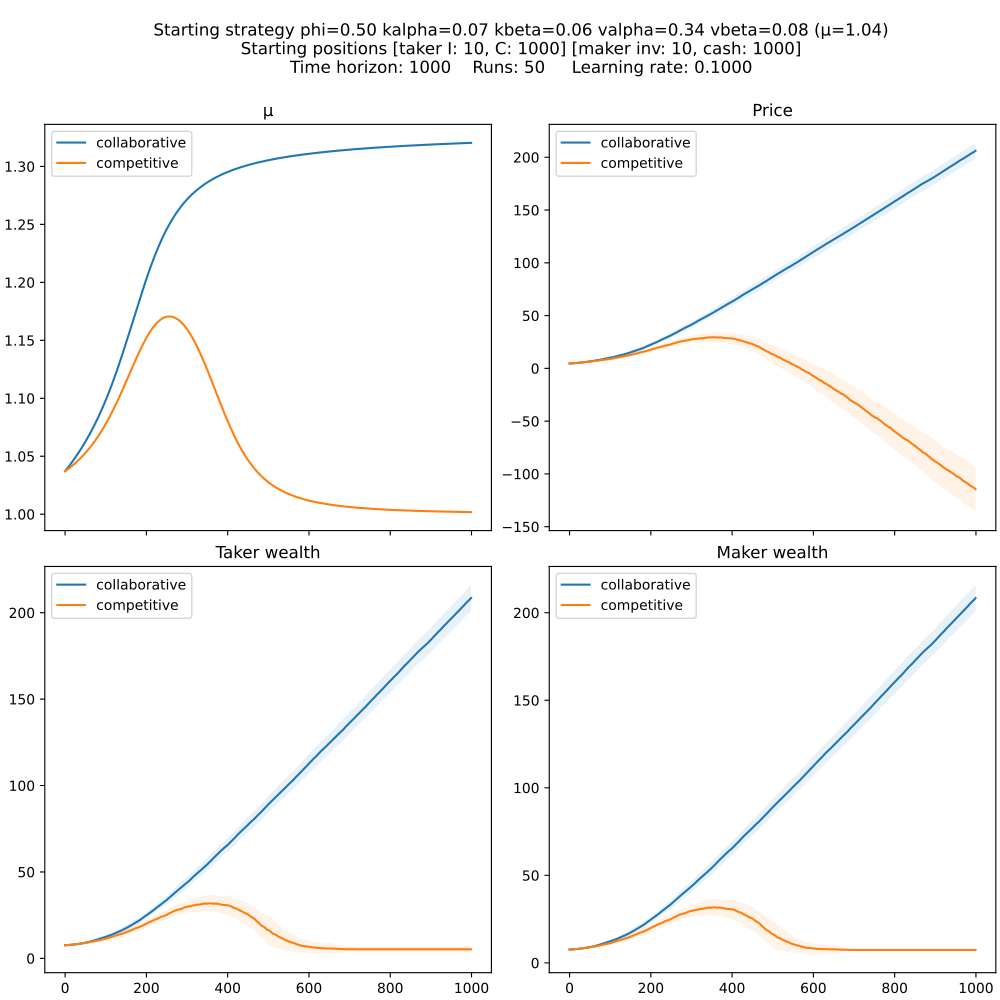

Python code for this plot:
import sys
import numpy as np
from copy import deepcopy
import matplotlib as mpl
import matplotlib.pyplot as plt

# A very small constant
TINY = np.finfo(np.float64).tiny # 2e-308
EPS = np.finfo(np.float64).eps # 2e-16

# Set the seed, if needed
np.random.seed(hash("Ford, you are turning into a penguin, stop!") % 2**31)

DEFAULT_PHI = 0.5

# ---- Length and amount of runs

TIME_HORIZON = 1000
RUNS = 50

# ---- Feasibility and starting position

MIN_INV = 0
MIN_CASH = 0

class dotdict(dict):
    """dot.notation access to dictionary attributes"""
    __getattr__ = dict.get
    __setattr__ = dict.__setitem__
    __delattr__ = dict.__delitem__

INITIAL_STATE = dotdict({
	"price": 100,
	"taker": dotdict({"inv": 10, "cash": 1000}),
	"maker": dotdict({"inv": 10, "cash": 1000}),
})

# ---- State functions

def A(state):
	return min(state.maker.inv - MIN_INV, (state.taker.cash - MIN_CASH) / state.price)

def B(state):
	return min((state.maker.cash - MIN_CASH) / state.price, state.taker.inv - MIN_INV)

# ---- Misc

def sanity_check(state):
	assert state.price > 0, f"negative price ({state.price})"
	assert state.taker.inv > MIN_INV, f"taker inv too low ({state.taker.inv})"
	assert state.maker.inv > MIN_INV, f"maker inv too low ({state.maker.inv})"
	assert state.taker.cash > MIN_CASH, f"taker cash too low ({state.taker.cash})"
	assert state.maker.cash > MIN_CASH, f"maker cash too low ({state.maker.cash})"

def avg(xs):
	return np.cumsum(xs) / np.arange(1, len(xs) + 1)

def t(xs):
	return abs(min(xs[xs != 0], key=abs))

def to_unconstrained(x, a, b):
    # x = np.clip(x, a + EPS, b - EPS)
    return np.log((x - a) / (b - x))

def to_constrained(y, a, b):
    return a + (b - a) / (1 + np.exp(-y))

def dx_dy(y, a, b):
    s = 1 / (1 + np.exp(-y))
    return (b - a) * s * (1 - s)

# w => constrained space
# tilde w => unconstrained space
# w_half => extra gradient intermediate step
# w_one => updated point

def ascent(grad_f, w, par_min, par_max, learning_rate):
	w_one = w + learning_rate * grad_f(w)
	return np.clip(w_one, par_min + EPS, par_max - EPS)

def descent(grad_f, w, par_min, par_max, learning_rate):
	w_one = w - learning_rate * grad_f(w)
	return np.clip(w_one, par_min + EPS, par_max - EPS)

def ascent_in_unconstrained_space(grad_f, w, par_min, par_max, learning_rate):
	tilde_w = to_unconstrained(w, par_min, par_max)
	grad_wrt_tilde_w = grad_f(w) * dx_dy(tilde_w, par_min, par_max)
	tilde_w_one = tilde_w + learning_rate * grad_wrt_tilde_w 
	return to_constrained(tilde_w_one, par_min, par_max)

def descent_in_unconstrained_space(grad_f, w, par_min, par_max, learning_rate):
	tilde_w = to_unconstrained(w, par_min, par_max)
	grad_wrt_tilde_w = grad_f(w) * dx_dy(tilde_w, par_min, par_max)
	tilde_w_one = tilde_w - learning_rate * grad_wrt_tilde_w 
	return to_constrained(tilde_w_one, par_min, par_max)

# def extra_ascent_in_unconstrained_space(grad_f, w, par_min, par_max, learning_rate):
# 	tilde_w = to_unconstrained(w, par_min, par_max)
# 	grad_wrt_tilde_w = grad_f(w) * dx_dy(tilde_w, par_min, par_max)

# 	tilde_w_half = tilde_w + learning_rate * grad_wrt_tilde_w
# 	w_half = to_constrained(tilde_w_half, par_min, par_max)
# 	grad_wrt_tilde_w_half = grad_f(w_half) * dx_dy(tilde_w_half, par_min, par_max)

# 	tilde_w_one = tilde_w + learning_rate * grad_wrt_tilde_w_half
# 	return to_constrained(tilde_w_one, par_min, par_max)

# def extra_descent_in_unconstrained_space(grad_f, w, par_min, par_max, learning_rate):
# 	tilde_w = to_unconstrained(w, par_min, par_max)
# 	grad_wrt_tilde_w = grad_f(w) * dx_dy(tilde_w, par_min, par_max)

# 	tilde_w_half = tilde_w - learning_rate * grad_wrt_tilde_w
# 	w_half = to_constrained(tilde_w_half, par_min, par_max)
# 	grad_wrt_tilde_w_half = grad_f(w_half) * dx_dy(tilde_w_half, par_min, par_max)

# 	tilde_w_one = tilde_w - learning_rate * grad_wrt_tilde_w_half
# 	return to_constrained(tilde_w_one, par_min, par_max)

 # ---- Strategy

class Strategy:
	def __init__(self, kalpha, kbeta, valpha, vbeta, learning_rate=10**-1):
		self.phi = DEFAULT_PHI
		self.kalpha = kalpha
		self.kbeta = kbeta
		self.valpha = valpha
		self.vbeta = vbeta
		self.check()

		self.learning_rate = learning_rate

	def kalpha_grad(self, kalpha):
		# return self.valpha / (4 * kalpha * self.valpha + 3 * np.sqrt(2 * kalpha * self.valpha))
		c = 2/3 * np.sqrt(2 * self.valpha)
		return c / (2 * (np.sqrt(kalpha) - c * kalpha))
    
	def kbeta_grad(self, kbeta):
		# return self.vbeta / (4 * kbeta * self.vbeta - 3 * np.sqrt(2 * kbeta * self.vbeta))
		c = 2/3 * np.sqrt(2 * self.vbeta)
		return -c / (2 * (np.sqrt(kbeta) - c * kbeta))

	def valpha_grad(self, valpha):
		# return self.valpha / (4 * self.kalpha * valpha + 3 * np.sqrt(2 * self.kalpha * valpha))
		c = 2/3 * np.sqrt(2 * self.kalpha)
		return c / (2 * (np.sqrt(valpha) - c * valpha))

	def vbeta_grad(self, vbeta):
		# return self.kbeta / (4 * self.kbeta * vbeta - 3 * np.sqrt(2 * self.kbeta * vbeta))
		c = 2/3 * np.sqrt(2 * self.kbeta)
		return -c / (2 * (np.sqrt(vbeta) - c * vbeta))


	def kalpha_ascent(self):
		return ascent_in_unconstrained_space(self.kalpha_grad, self.kalpha, 0, 1/2, self.learning_rate)
		
	def kbeta_ascent(self):
		return ascent_in_unconstrained_space(self.kbeta_grad, self.kbeta, 0, 1/2, self.learning_rate)
	
	def valpha_ascent(self):
		return ascent_in_unconstrained_space(self.valpha_grad, self.valpha, 0, 1, self.learning_rate)

	def vbeta_ascent(self):
		return ascent_in_unconstrained_space(self.vbeta_grad, self.vbeta, 0, 1, self.learning_rate)


	def kalpha_descent(self):
		return descent_in_unconstrained_space(self.kalpha_grad, self.kalpha, 0, 1/2, self.learning_rate)
		
	def kbeta_descent(self):
		return descent_in_unconstrained_space(self.kbeta_grad, self.kbeta, 0, 1/2, self.learning_rate)
	
	def valpha_descent(self):
		return descent_in_unconstrained_space(self.valpha_grad, self.valpha, 0, 1, self.learning_rate)

	def vbeta_descent(self):
		return descent_in_unconstrained_space(self.vbeta_grad, self.vbeta, 0, 1, self.learning_rate)

	# def kalpha_extra_ascent(self):
	# 	return extra_ascent_in_unconstrained_space(self.kalpha_grad, self.kalpha, 0, 1/2, self.learning_rate)
		
	# def kbeta_extra_ascent(self):
	# 	return extra_ascent_in_unconstrained_space(self.kbeta_grad, self.kbeta, 0, 1/2, self.learning_rate)
	
	# def valpha_extra_ascent(self):
	# 	return extra_ascent_in_unconstrained_space(self.valpha_grad, self.valpha, 0, 1, self.learning_rate)

	# def vbeta_extra_ascent(self):
	# 	return extra_ascent_in_unconstrained_space(self.vbeta_grad, self.vbeta, 0, 1, self.learning_rate)

	# def kalpha_extra_descent(self):
	# 	return extra_descent_in_unconstrained_space(self.kalpha_grad, self.kalpha, 0, 1/2, self.learning_rate)
		
	# def kbeta_extra_descent(self):
	# 	return extra_descent_in_unconstrained_space(self.kbeta_grad, self.kbeta, 0, 1/2, self.learning_rate)
	
	# def valpha_extra_descent(self):
	# 	return extra_descent_in_unconstrained_space(self.valpha_grad, self.valpha, 0, 1, self.learning_rate)

	# def vbeta_extra_descent(self):
	# 	return extra_descent_in_unconstrained_space(self.vbeta_grad, self.vbeta, 0, 1, self.learning_rate)

	def mu(self):
		return self.phi * (1 + 2/3 * np.sqrt(2 * self.kalpha * self.valpha)) \
			+ (1 - self.phi) * (1 - 2/3 * np.sqrt(2 * self.kbeta * self.vbeta))

	def inflationary(self):
		return self.mu() > 0

	def quantity(self, state):
		if np.random.random() < self.phi:
			return self.kalpha * A(state) 
		return -self.kbeta * B(state)

	def delta(self, state, quantity):
		if quantity > 0:
			return state.price * 2/3 * np.sqrt(2 * self.kalpha * self.valpha)
		return -state.price * 2/3 * np.sqrt(2 * self.kbeta * self.vbeta)

	def generate(inflationary = None):
		# phi = np.random.uniform(EPS, 1)
		kalpha = np.random.uniform(TINY, 1/2)
		kbeta = np.random.uniform(TINY, 1/2)
		valpha = np.random.uniform(TINY, 1)
		vbeta = np.random.uniform(TINY, 1)

		s = Strategy(kalpha, kbeta, valpha, vbeta)
		if inflationary is None or s.inflationary() == inflationary: return s
		return Strategy.generate(inflationary)

	def check(self):
		assert 0 < self.phi < 1, f"invalid phi: {self.phi}"
		assert 0 < self.kalpha < 1/2, f"invalid kalpha: {self.kalpha}"
		assert 0 < self.kbeta < 1/2, f"invalid kbeta: {self.kbeta}"
		assert 0 < self.valpha < 1, f"invalid valpha: {self.valpha}"
		assert 0 < self.vbeta < 1, f"invalid vbeta: {self.vbeta}"

	def __str__(self):
		return f"phi={self.phi:.2f} kalpha={self.kalpha:.2f} kbeta={self.kbeta:.2f} valpha={self.valpha:.2f} vbeta={self.vbeta:.2f} (μ={self.mu():.2f})"

# ---- Price evolution

def update(strategy, state, quantity):
	next_price = state.price + strategy.delta(state, quantity)
	return dotdict({
		"price": next_price,
		"taker": dotdict({
			"inv": state.taker.inv + quantity,
			"cash": state.taker.cash - next_price * quantity,
		}),
		"maker": dotdict({
			"inv": state.maker.inv - quantity,
			"cash": state.maker.cash + next_price * quantity,
		}),
	})

# ---- Data visualization

MAX_INV = INITIAL_STATE.taker.inv + INITIAL_STATE.maker.inv
MAX_CASH = INITIAL_STATE.taker.cash + INITIAL_STATE.maker.cash

def plot_all_runs(collaborative_history, competitive_history):
	starting_strategy = collaborative_history[0][0][0]
	
	fig, axs = plt.subplots(2, 2, figsize=(10, 10), constrained_layout=True, sharex=True)
	
	# Set scatter marker size
	mpl.rcParams["lines.markersize"] = 0.5

	plot_run(collaborative_history, axs, "collaborative")
	plot_run(competitive_history, axs, "competitive")

	title = f"""
        Starting strategy {starting_strategy}
        Starting positions [taker I: {INITIAL_STATE.taker.inv}, C: {INITIAL_STATE.taker.cash}] [maker inv: {INITIAL_STATE.maker.inv}, cash: {INITIAL_STATE.maker.cash}]
        Time horizon: {TIME_HORIZON}    Runs: {RUNS}     Learning rate: {starting_strategy.learning_rate:.4f}
    """
	fig.suptitle(title)

	if len(sys.argv) > 1: plt.savefig(sys.argv[1], dpi=200)
	else: plt.show()

def plot_run(history, axs, label):
	# history := [[(strategy, state, quantity) for t in time] for i in run]	
	time = np.arange(TIME_HORIZON)
	
	# The evolution of mu is deterministic, we can just pick the first run
	mu = [strategy.mu() for (strategy, _, _) in history[0]]

	wealth_taker_avg, wealth_taker_std = [], []
	wealth_maker_avg, wealth_maker_std = [], []
	prices_avg, prices_std = [], []
	
	for t in range(TIME_HORIZON):
		across_runs = [history[i][t] for i in range(RUNS)]

		log_wealth_taker = np.log([state.price * state.taker.inv + state.taker.cash \
		    for (_, state, _) in across_runs])
		log_wealth_maker = np.log([state.price * state.maker.inv + state.maker.cash \
		    for (_, state, _) in across_runs])
		log_price = np.log([state.price for (_, state, _) in across_runs])

		wealth_taker_avg.append(np.average(log_wealth_taker))
		wealth_taker_std.append(np.std(log_wealth_taker))

		wealth_maker_avg.append(np.average(log_wealth_maker))
		wealth_maker_std.append(np.std(log_wealth_maker))

		prices_avg.append(np.average(log_price))
		prices_std.append(np.std(log_price))

	wealth_taker_avg = np.array(wealth_taker_avg)
	wealth_taker_std = np.array(wealth_taker_std)

	wealth_maker_avg = np.array(wealth_maker_avg)
	wealth_maker_std = np.array(wealth_maker_std)

	prices_avg = np.array(prices_avg)
	prices_std = np.array(prices_std)

	axs[0, 0].plot(mu, label=label)
	axs[0, 0].set_title("μ")
	axs[0, 0].legend()
	
	axs[0, 1].plot(prices_avg, label=label)
	axs[0, 1].fill_between(time, prices_avg - prices_std, prices_avg + prices_std, alpha=.1)
	axs[0, 1].set_title("Price")
	axs[0, 1].legend()
	
	axs[1, 0].plot(wealth_taker_avg, label=label)
	axs[1, 0].fill_between(time, wealth_taker_avg - wealth_taker_std, wealth_taker_avg + wealth_taker_std, alpha=.1)
	axs[1, 0].set_title("Taker wealth")
	axs[1, 0].legend()

	axs[1, 1].plot(wealth_maker_avg, label=label)
	axs[1, 1].fill_between(time, wealth_maker_avg - wealth_maker_std, wealth_maker_avg + wealth_maker_std, alpha=.1)
	axs[1, 1].set_title("Maker wealth")
	axs[1, 1].legend()

# ---- Play the game

def main():
	# Draw a random strategy
	starting_strategy = Strategy.generate()

	# Draw a random inflationary strategy
	# starting_strategy = Strategy.generate(inflationary=True)
	
	# Draw a random non-inflationary strategy
	# starting_strategy = Strategy.generate(inflationary=True)
	
	# Play this specific strategy
	# starting_strategy = Strategy(
		# kalpha=0.1,
		# kbeta=0.2,
		# valpha=0.4,
		# vbeta=0.2,
	# )

	print(f"""phi={starting_strategy.phi:.2f},
kalpha={starting_strategy.kalpha},
kbeta={starting_strategy.kbeta},
valpha={starting_strategy.valpha},
vbeta={starting_strategy.vbeta},
μ={starting_strategy.mu()}
""")

	runs_collaborative_history = []
	for run in range(RUNS):
		strategy = deepcopy(starting_strategy)
		state = INITIAL_STATE
		collaborative_history = []
		for _ in range(TIME_HORIZON):
			quantity = strategy.quantity(state)
			collaborative_history.append((strategy, state, quantity))
			state = update(strategy, state, quantity)
			sanity_check(state)

			# Update strategy
			strategy = Strategy(
				strategy.kalpha_ascent(),
				strategy.kbeta_ascent(),
				strategy.valpha_ascent(),
				strategy.vbeta_ascent(),
			)
		runs_collaborative_history.append(collaborative_history)

	runs_competitive_history = []
	for run in range(RUNS):
		strategy = deepcopy(starting_strategy)
		state = INITIAL_STATE
		competitive_history = []
		for t in range(TIME_HORIZON):
			quantity = strategy.quantity(state)
			competitive_history.append((strategy, state, quantity))
			state = update(strategy, state, quantity)
			sanity_check(state)

			# Update strategy
			strategy = Strategy(
				strategy.kalpha_ascent(),
				strategy.kbeta_descent(),
				strategy.valpha_ascent(),
				strategy.vbeta_descent(),
			)

			if run == 0 and t % 100 == 0:
				print(strategy)

		runs_competitive_history.append(competitive_history)

	plot_all_runs(runs_collaborative_history, runs_competitive_history)

if __name__ == "__main__":
	main()
